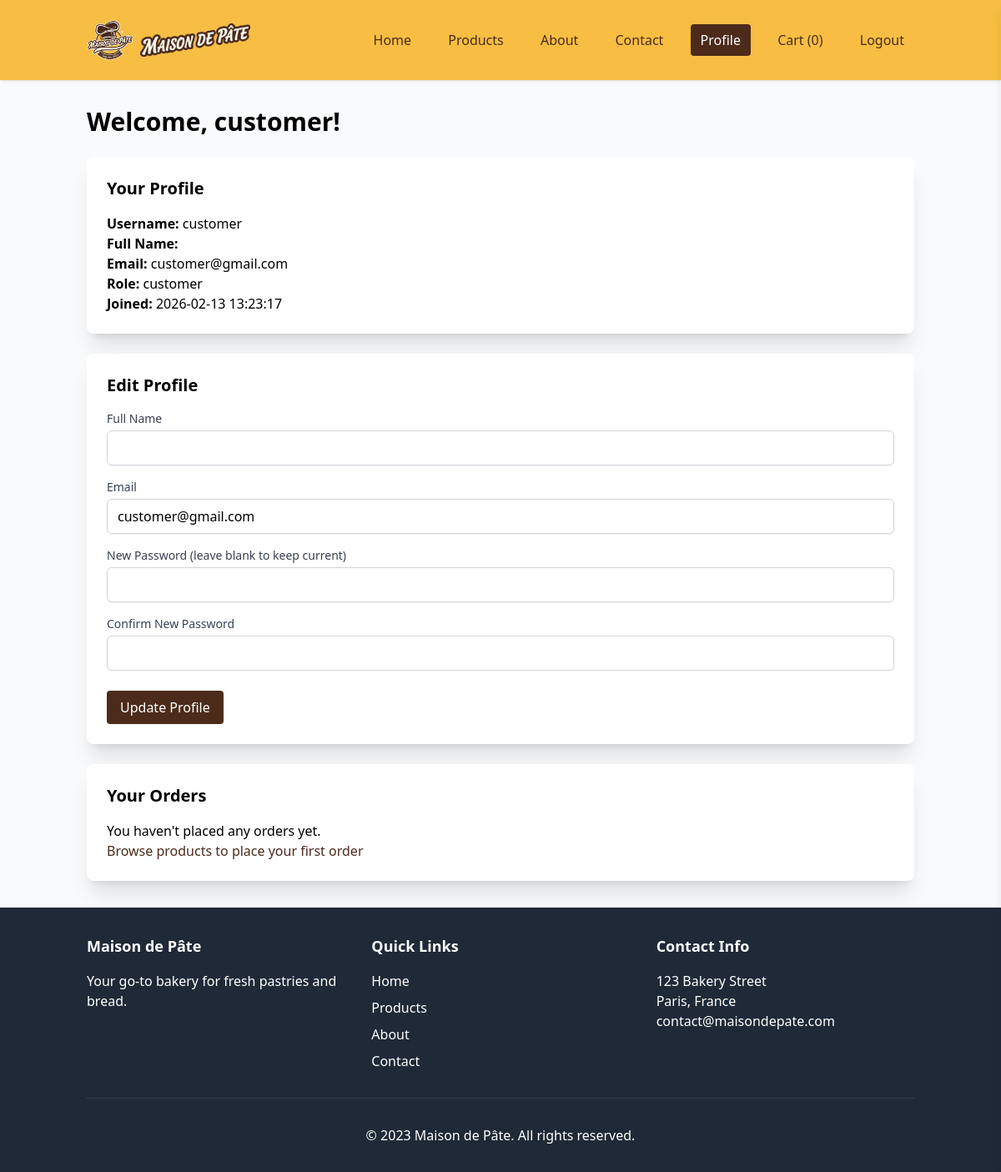
The app's page /dashboard.php (signed in) with its own data.
### tables this page shows
CREATE TABLE users (
    id INT AUTO_INCREMENT PRIMARY KEY,
    username VARCHAR(50) NOT NULL UNIQUE,
    fullname VARCHAR(100),
    email VARCHAR(100) NOT NULL UNIQUE,
    password VARCHAR(255) NOT NULL,
    role ENUM('customer', 'admin') DEFAULT 'customer',
    created_at TIMESTAMP DEFAULT CURRENT_TIMESTAMP
);

### includes/functions.php (called while the page is built, shortened)
<?php
function sanitize($input) {
    return htmlspecialchars(trim($input), ENT_QUOTES, 'UTF-8');
}
function getUser($pdo, $user_id) {
    $stmt = $pdo->prepare("SELECT * FROM users WHERE id = ?");
    $stmt->execute([$user_id]);
    return $stmt->fetch();
}
?>

### dashboard.php (the view, shortened to what this page needs)
<?php
require_once 'includes/functions.php';
require_once 'includes/db.php';
$user = getUser($pdo, $_SESSION['user_id']);
?>
<!DOCTYPE html>
<html lang="en">
<head>
    <script src="https://cdn.tailwindcss.com"></script>
    <link rel="stylesheet" href="https://cdnjs.cloudflare.com/ajax/libs/animate.css/4.1.1/animate.min.css">
</head>
<body class="bg-gray-50">
    <?php include 'includes/navbar.php'; ?>
    <div class="container mx-auto px-4 py-8">
        <h2 class="text-3xl font-bold mb-6 animate__animated animate__fadeInDown">Welcome, <?php echo sanitize($user['username']); ?>!</h2>
        <div class="bg-white p-6 rounded-lg shadow-xl mb-6 animate__animated animate__fadeInUp">
            <h3 class="text-xl font-semibold mb-4">Your Profile</h3>
            <p><strong>Username:</strong> <?php echo sanitize($user['username']); ?></p>
            <p><strong>Full Name:</strong> <?php echo sanitize($user['fullname'] ?? ''); ?></p>
            <p><strong>Email:</strong> <?php echo sanitize($user['email']); ?></p>
            <p><strong>Role:</strong> <?php echo sanitize($user['role']); ?></p>
            <p><strong>Joined:</strong> <?php echo sanitize($user['created_at']); ?></p>
        </div>
        <div class="bg-white p-6 rounded-lg shadow-xl mb-6 animate__animated animate__fadeInUp">
            <h3 class="text-xl font-semibold mb-4">Edit Profile</h3>
                <form method="post">
                    <div class="mb-4">
                        <label for="fullname" class="block text-sm font-medium text-gray-700">Full Name</label>
                        <input type="text" name="fullname" id="fullname" value="<?php echo sanitize($user['fullname'] ?? ''); ?>" class="mt-1 block w-full px-3 py-2 border border-gray-300 rounded-md shadow-sm focus:outline-none focus:ring-[#4c2b1b] focus:border-[#4c2b1b]">
                    </div>
                    <div class="mb-4">
                        <label for="email" class="block text-sm font-medium text-gray-700">Email</label>
                        <input type="email" name="email" id="email" required value="<?php echo sanitize($user['email']); ?>" class="mt-1 block w-full px-3 py-2 border border-gray-300 rounded-md shadow-sm focus:outline-none focus:ring-[#4c2b1b] focus:border-[#4c2b1b]">
                    </div>
                    <div class="mb-4">
                        <label for="password" class="block text-sm font-medium text-gray-700">New Password (leave blank to keep current)</label>
                        <input type="password" name="password" id="password" class="mt-1 block w-full px-3 py-2 border border-gray-300 rounded-md shadow-sm focus:outline-none focus:ring-[#4c2b1b] focus:border-[#4c2b1b]">
                    </div>
                    <div class="mb-6">
                        <label for="confirm_password" class="block text-sm font-medium text-gray-700">Confirm New Password</label>
                        <input type="password" name="confirm_password" id="confirm_password" class="mt-1 block w-full px-3 py-2 border border-gray-300 rounded-md shadow-sm focus:outline-none focus:ring-[#4c2b1b] focus:border-[#4c2b1b]">
                    </div>
                    <button type="submit" class="bg-[#4c2b1b] text-white px-4 py-2 rounded hover:bg-[#3a1f14] transition duration-300">Update Profile</button>
                </form>
            </div>
            <div class="bg-white p-6 rounded-lg shadow-xl animate__animated animate__fadeInUp">
                <h3 id="orders" class="text-xl font-semibold mb-4">Your Orders</h3>
                <?php
                try {
                    $stmt = $pdo->prepare("SELECT * FROM orders WHERE user_id = ? ORDER BY order_date DESC");
                    $stmt->execute([$_SESSION['user_id']]);
                    $orders = $stmt->fetchAll();
                    if ($orders): ?>
                        <div class="overflow-x-auto">
                            <table class="min-w-full">
                                <thead class="bg-gray-50">
                                    <tr>
                                        <th class="px-6 py-3 text-left text-xs font-medium text-gray-500 uppercase tracking-wider">Order ID</th>
                                        <th class="px-6 py-3 text-left text-xs font-medium text-gray-500 uppercase tracking-wider">Date</th>
                                        <th class="px-6 py-3 text-left text-xs font-medium text-gray-500 uppercase tracking-wider">Total</th>
                                        <th class="px-6 py-3 text-left text-xs font-medium text-gray-500 uppercase tracking-wider">Status</th>
                                        <th class="px-6 py-3 text-left text-xs font-medium text-gray-500 uppercase tracking-wider">Actions</th>
                                    </tr>
                                </thead>
                                <tbody class="bg-white divide-y divide-gray-200">
                                    <?php foreach ($orders as $order): ?>
                                        <?php
                                        $items_stmt = $pdo->prepare("SELECT oi.quantity, oi.price, p.name FROM order_items oi JOIN products p ON oi.product_id = p.id WHERE oi.order_id = ?");
                                        $items_stmt->execute([$order['id']]);
                                        $items = $items_stmt->fetchAll();
                                        ?>
                                        <tr>
                                            <td class="px-6 py-4 whitespace-nowrap"><?php echo $order['id']; ?></td>
                                            <td class="px-6 py-4 whitespace-nowrap"><?php echo date('Y-m-d H:i', strtotime($order['order_date'])); ?></td>
                                            <td class="px-6 py-4 whitespace-nowrap">$<?php echo number_format($order['total'], 2); ?></td>
                                            <td class="px-6 py-4 whitespace-nowrap"><?php echo ucfirst($order['status']); ?></td>
                                            <td class="px-6 py-4 whitespace-nowrap"><button onclick="toggleDetails(<?php echo $order['id']; ?>)" class="text-[#4c2b1b] hover:text-[#3a1f14] hover:underline transition duration-300">View Details</button></td>
                                        </tr>
                                        <tr id="details-<?php echo $order['id']; ?>" style="display:none;">
                                            <td colspan="5" class="px-6 py-4">
                                                <div class="bg-gray-50 p-4 rounded">
                                                    <h4 class="font-semibold mb-2">Order Items:</h4>
                                                    <ul class="space-y-1">
                                                        <?php foreach ($items as $item): ?>
                                                            <li><?php echo sanitize($item['name']); ?> - Quantity: <?php echo $item['quantity']; ?> - Price: $<?php echo number_format($item['price'], 2); ?></li>
                                                        <?php endforeach; ?>
                                                    </ul>
                                                </div>
                                            </td>
                                        </tr>
                                    <?php endforeach; ?>
                                </tbody>
                            </table>
                        </div>
                    <?php else: ?>
                        <p>You haven't placed any orders yet.</p>
                        <a href="products.php" class="text-[#4c2b1b] hover:text-[#3a1f14] hover:underline transition duration-300">Browse products to place your first order</a>
                    <?php endif;
                } catch (PDOException $e) {
                    echo '<p class="text-red-500">Failed to load orders.</p>';
                }
                ?>
            </div>
        </div>
    <?php include 'includes/footer.php'; ?>
</body>
</html>

### records on screen
users: username "customer", email "customer@gmail.com", role "customer", created_at "2026-02-13 13:23:17"

### other values on screen
count($_SESSION['cart'] ?? []) "0"
